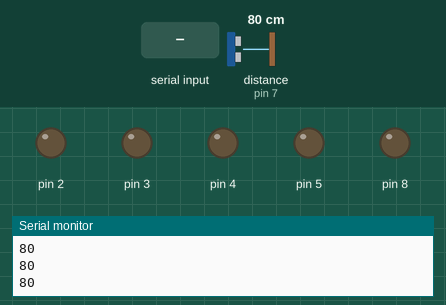
The sketch below on a simulated Arduino Uno, built with avr-gcc and run on an emulated ATmega328P. Shown: output pins drawn as LEDs (lit = HIGH), the last lines printed to the serial monitor. Wiring (inferred from the names in the program): ultrasonic range finder: trigger pin 6; echo pin 7. Dashed ring = blinking. The inputs (shaded band) are chosen by the test bench; at power-on: distance to the obstacle (sensor on pin 7) 80 cm. The echo pulse lasts 58.3 µs per cm; pins used as bus, display or sensor lines are not drawn.

Above: at 1.2 s.
1.3 s: "*forward" received over the second serial link
At 2.6 s:
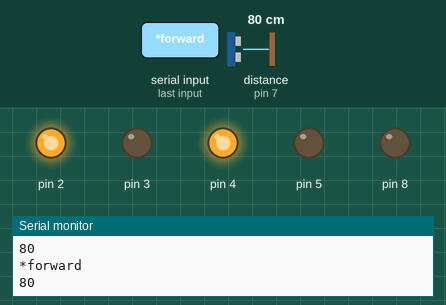
3.0 s: distance to the obstacle (sensor on pin 7) set to 12 cm
4.5 s: distance to the obstacle (sensor on pin 7) set to 9 cm
At 5.3 s:
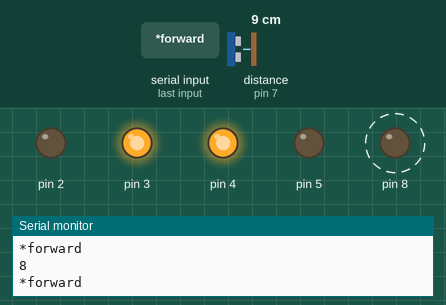
7.5 s: distance to the obstacle (sensor on pin 7) set to 18 cm
At 7.9 s:
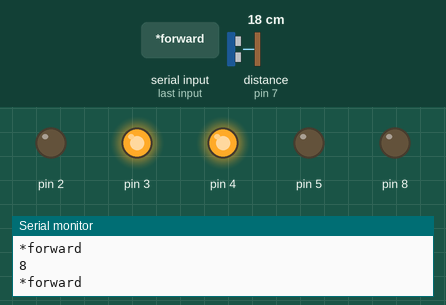
9.6 s: "*backward" received over the second serial link
At 10.9 s:
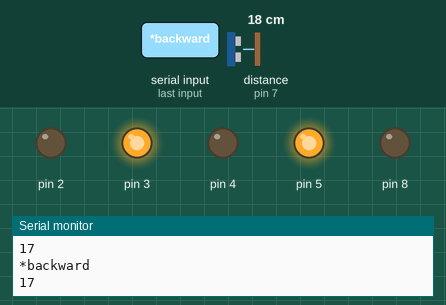
11.2 s: "*left" received over the second serial link
At 11.9 s:
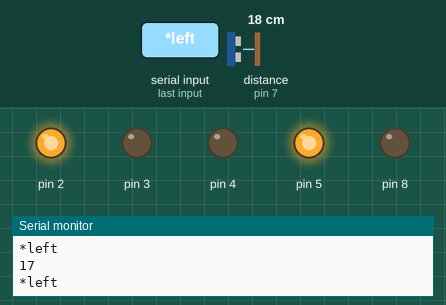
Timing chart, 0 to 13.7 s (numbered marks = the images above; inputs shaded):
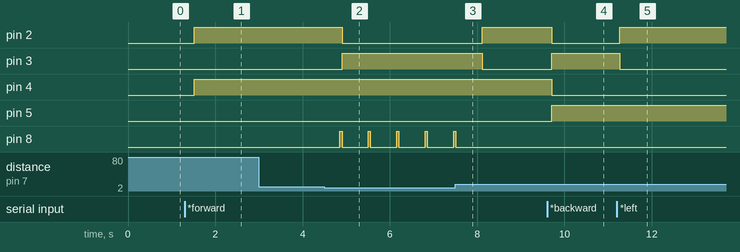

The sketch:

newvoice.ino
```cpp
#include<SoftwareSerial.h>
SoftwareSerial BT(10,11); //check
String voice;
const int trigpin=6;
const int echopin=7;
long duration,cm;

void setup() {
  BT.begin(38400);
  Serial.begin(38400);
  pinMode(2,OUTPUT);
  pinMode(3,OUTPUT);
  pinMode(4,OUTPUT);
  pinMode(5,OUTPUT);
  pinMode(trigpin,OUTPUT);
  pinMode(echopin,INPUT);
  pinMode(8,OUTPUT);
  voice="";
  digitalWrite(2,LOW);
    digitalWrite(5,LOW);
      digitalWrite(4,LOW);
        digitalWrite(3,LOW);
/* pinMode(22,OUTPUT);
pinMode(24,OUTPUT);
pinMode(26,OUTPUT);*/
}

void loop() {
  digitalWrite(trigpin,LOW);
      delayMicroseconds(2);
      digitalWrite(trigpin,HIGH);
      delayMicroseconds(10);
      digitalWrite(trigpin,LOW);
// a short interval of low pulse
//and a HIGH pulse interval to set the trig signal
duration= pulseIn(echopin,HIGH);
 // taking the time interval of the sending and receiving
 // signal
 cm= duration/58;
 Serial.println(cm);
 delay(200);
 if(BT.available())
 { voice="";
  while(BT.available())
  {
    delay(10); //stable
    char c= BT.read();
     if (c == '#') {break;}
    voice+=c;
  }
    }
    if(voice.length()>0)
{    Serial.println(voice);

 //Serial.println(cm);
  if(cm<10)//forward obstacle
  {   digitalWrite(8,HIGH);
      delay(50);
      digitalWrite(8,LOW);

      digitalWrite(8,LOW);
      digitalWrite(2,LOW);
      digitalWrite(3,HIGH);
      digitalWrite(4,HIGH);
      digitalWrite(5,LOW);//right
      delay(400);

    }
    else if (voice=="*forward")
    {
      digitalWrite(2,HIGH);
      digitalWrite(3,LOW);
      digitalWrite(4,HIGH);
      digitalWrite(5,LOW);
      delay(100);
      }
    else if(voice=="*backward")
    {
      digitalWrite(2,LOW);
      digitalWrite(3,HIGH);
      digitalWrite(4,LOW);
      digitalWrite(5,HIGH);
      delay(100);
    }
    else if(voice=="*left")
    {
      digitalWrite(2,HIGH);
      digitalWrite(3,LOW);
      digitalWrite(4,LOW);
      digitalWrite(5,HIGH);
      delay(100);
      }
     else if(voice=="*right")
     {
      digitalWrite(2,LOW);
      digitalWrite(3,HIGH);
      digitalWrite(4,HIGH);
      digitalWrite(5,LOW);
      delay(100);
      }
      else if(voice=="*stop")
      {
        digitalWrite(2,LOW);
      digitalWrite(3,LOW);
      digitalWrite(4,LOW);
      digitalWrite(5,LOW);
      delay(100);
        }
}


}
```

Measured:
- the behaviour switches between 11 and 10 cm on distance to the obstacle (sensor on pin 7) (found by bisection; images 1 and 2)
- after the input at 1.3 s, pin 2, pin 4: LOW → HIGH after 0.22 s
- after the input at 4.5 s, pin 2: HIGH → LOW after 0.40 s; pin 3: LOW → HIGH after 0.40 s; pin 8: alternates HIGH for 0.05 s and LOW for 0.60 s, starting after 0.35 s
- after the input at 7.5 s, pin 2: LOW → HIGH after 0.61 s; pin 3: HIGH → LOW after 0.61 s; pin 8: goes on until 7.5 s, then stays LOW
- after the input at 9.6 s, pin 2, pin 4: HIGH → LOW after 0.11 s; pin 3, pin 5: LOW → HIGH after 0.11 s
- after the input at 11.2 s, pin 2: LOW → HIGH after 0.07 s; pin 3: HIGH → LOW after 0.07 s
